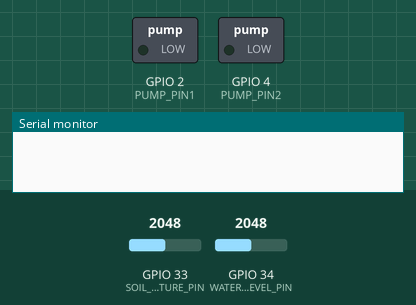
Simulated run of this sketch. Board: ESP32. Parts: switched loads named in the sketch (green lamp = pin HIGH), the last lines printed to the serial monitor. Inputs (shaded band) come from the test bench; at power-on: GPIO 34 (WATER_LEVEL_PIN) = 2048, GPIO 33 (SOIL_MOISTURE_PIN) = 2048. WiFi joins after 1.5 s; servers stay silent unless stated.

Above: at 3.0 s.
3.1 s: GPIO 34 (WATER_LEVEL_PIN) set to 1617
6.3 s: GPIO 34 (WATER_LEVEL_PIN) set to 1524
At 8.8 s:
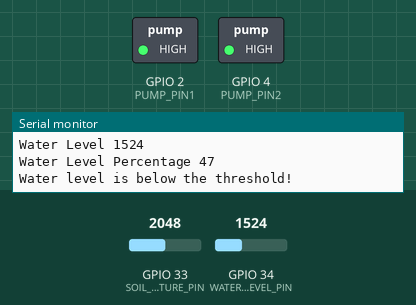
9.4 s: GPIO 33 (SOIL_MOISTURE_PIN) set to 1904
12.0 s: GPIO 33 (SOIL_MOISTURE_PIN) set to 1798
At 14.2 s:
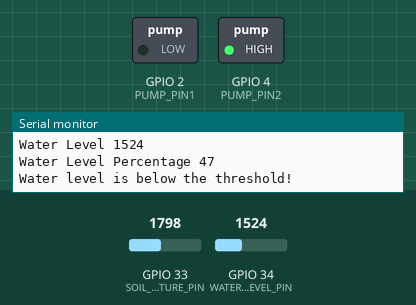
15.3 s: GPIO 33 (SOIL_MOISTURE_PIN) set to 2047
At 17.6 s:
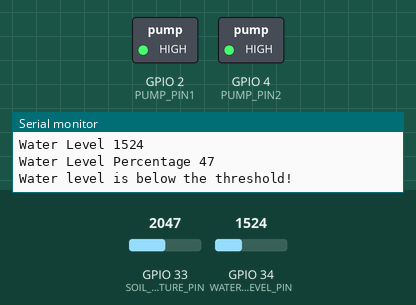
18.3 s: GPIO 33 (SOIL_MOISTURE_PIN) set to 1228
At 21.1 s:
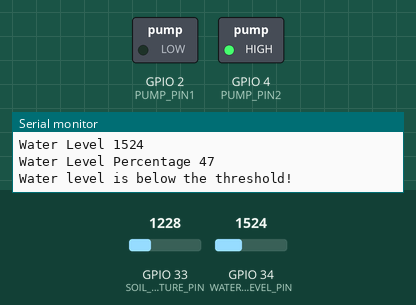
Timing chart, 0 to 22.3 s (numbered marks = the images above; inputs shaded):
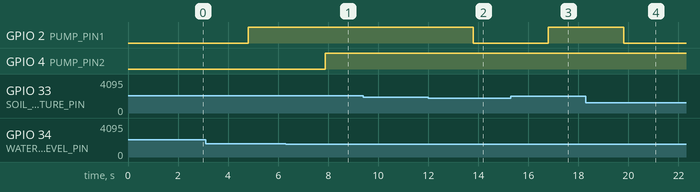

Measured:
- the behaviour switches between 1565 and 1564 on GPIO 34 (WATER_LEVEL_PIN) (found by bisection; images 0 and 1)
- the behaviour switches between 1832 and 1831 on GPIO 33 (SOIL_MOISTURE_PIN) (found by bisection; images 1 and 2)
- after the input at 6.3 s, GPIO 4 (PUMP_PIN2): LOW → HIGH after 1.6 s
- after the input at 12.0 s, GPIO 2 (PUMP_PIN1): HIGH → LOW after 1.8 s
- after the input at 15.3 s, GPIO 2 (PUMP_PIN1): LOW → HIGH after 1.5 s
- after the input at 18.3 s, GPIO 2 (PUMP_PIN1): HIGH → LOW after 1.5 s

The sketch:

water_level_sensing.ino
```cpp
#define BLYNK_TEMPLATE_ID "TMPL3UrmROL9O"
#define BLYNK_TEMPLATE_NAME "Smart Irrigation"
#define BLYNK_AUTH_TOKEN "WpjA4zQq69WxbRdCv3mxlLF-f0mUU0zK"


#define BLYNK_PRINT Serial
#include <WiFi.h>
#include <BlynkSimpleEsp32.h>

#define SOIL_MOISTURE_PIN 33   // Analog pin for soil moisture sensor
#define WATER_LEVEL_PIN 34   // Analog pin for soil moisture sensor
#define THRESHOLD_MOISTURE 53 // Adjust this value based on your soil moisture sensor readings
#define PUMP_PIN1 2  // Digital pin for controlling the pump
#define PUMP_PIN2 4
#define PUMP_SWITCH V6  // Virtual pin for controlling the pump manually
#define PUMP_SWITCH2 V3  // Virtual pin for controlling the pump manually

char auth[] = BLYNK_AUTH_TOKEN;  // Replace with your Blynk auth token
char ssid[] = "Neha M42";   // Replace with your WiFi credentials
char pass[] = "FijiShibuNehaSneha";

BlynkTimer timer;

bool isPumpOn = false;
bool isPumpOn2 = false;  // Variable to track pump status

void sendSensorData()
{
  int soilMoisture = analogRead(SOIL_MOISTURE_PIN);
  Serial.print("Soil Moisture ");
  Serial.println(soilMoisture);
  // Map the analog sensor values to a percentage (0-100)
  int soilMoisturePercentage = map(soilMoisture, 1072, 2655, 100, 0);
  Serial.print("Soil Moisture Percentage ");
  Serial.println(soilMoisturePercentage);
  // Send soil moisture data to Blynk
  Blynk.virtualWrite(V5, soilMoisturePercentage);

  // Check if the pump should be on based on manual switch or soil moisture level
  if (isPumpOn || soilMoisturePercentage < THRESHOLD_MOISTURE)
  {
    // Turn on the pump
    digitalWrite(PUMP_PIN1, HIGH);
    // Check if the pump is turned on automatically (not manually)
    if (!isPumpOn) {
      // Send alert notification to Blynk app if the pump is turned on automatically
      Blynk.logEvent("moisture_alert","Soil moisture is below the threshold!");
      Serial.println("Soil moisture is below the threshold!");
    }
  }
  else
  {
    // Turn off the pump only if it was not turned on manually
    if (!isPumpOn) {
      digitalWrite(PUMP_PIN1, LOW);
    }
  }
}

void sendSensorData2()
{
  int waterLevel = analogRead(WATER_LEVEL_PIN);
  Serial.print("Water Level ");
  Serial.println(waterLevel);
  // Map the analog sensor values to a percentage (0-100)
  int waterLevelPercentage = map(waterLevel, 1900, 1200, 100, 0);
  Serial.print("Water Level Percentage ");
  Serial.println(waterLevelPercentage);
  // Send soil moisture data to Blynk
  Blynk.virtualWrite(V1, waterLevelPercentage);

  // Check if the pump should be on based on manual switch or soil moisture level
  if (isPumpOn2 || waterLevelPercentage < THRESHOLD_MOISTURE)
  {
    // Turn on the pump
    digitalWrite(PUMP_PIN2, HIGH);
    // Check if the pump is turned on automatically (not manually)
    if (!isPumpOn2) {
      // Send alert notification to Blynk app if the pump is turned on automatically
      Blynk.logEvent("water_level_alert","Water level is below the threshold!");
      Serial.println("Water level is below the threshold!");
    }
  }
  else
  {
    // Turn off the pump only if it was not turned on manually
    if (!isPumpOn2) {
      digitalWrite(PUMP_PIN2, LOW);
    }
  }
}


BLYNK_WRITE(PUMP_SWITCH)
{
  isPumpOn = param.asInt();
  if (isPumpOn) {
    Serial.println("Pump manually turned ON");
  } else {
    Serial.println("Pump manually turned OFF");
  }
}

BLYNK_WRITE(PUMP_SWITCH2)
{
  isPumpOn2 = param.asInt();
  if (isPumpOn2) {
    Serial.println("Pump manually turned ON");
  } else {
    Serial.println("Pump manually turned OFF");
  }
}

void setup()
{
  Serial.begin(9600);
  pinMode(PUMP_PIN1, OUTPUT); // Set pump pin as an output
  pinMode(PUMP_PIN2, OUTPUT);

  Blynk.begin(auth, ssid, pass);

  timer.setInterval(3000L, sendSensorData); // Set the interval for checking soil moisture (every 3 seconds)
  timer.setInterval(3000L, sendSensorData2);

  // Setup switch widget
  Blynk.virtualWrite(PUMP_SWITCH, isPumpOn);
  Blynk.virtualWrite(PUMP_SWITCH2, isPumpOn2);

  Blynk.syncVirtual(PUMP_SWITCH);
  Blynk.syncVirtual(PUMP_SWITCH2);
}

void loop()
{
  Blynk.run();
  timer.run();
}
```
